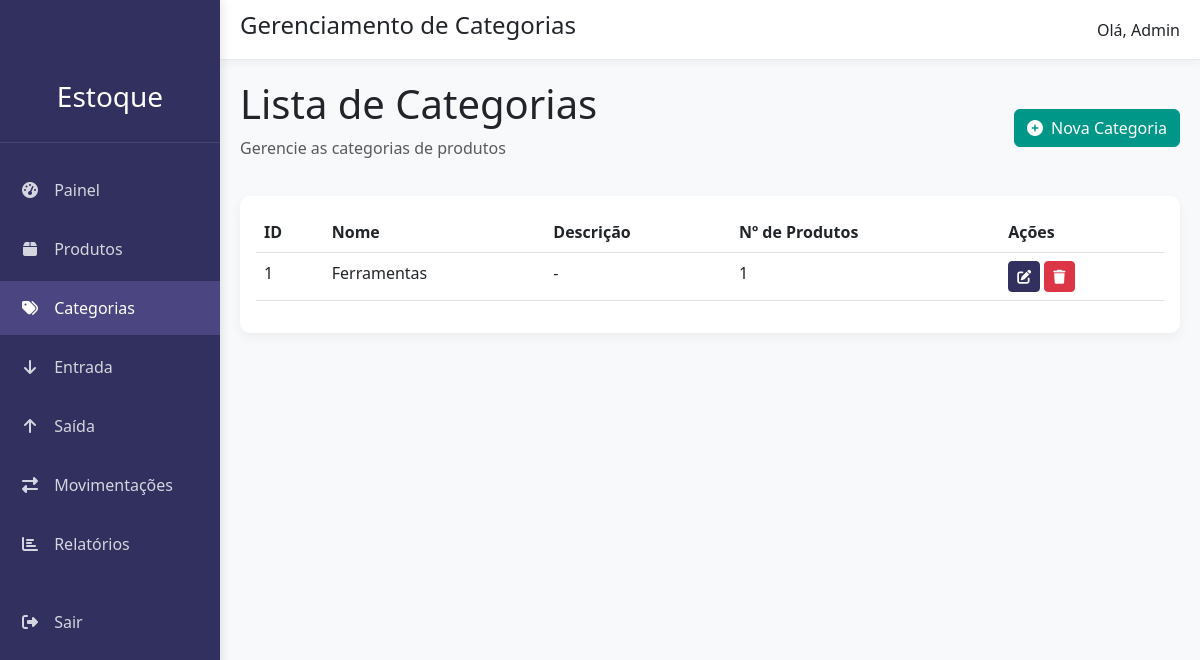
/categorias/ (signed in), run on the app's committed database.
### estoque/models.py (models this page shows, shortened)
class Categoria(models.Model):
    nome = models.CharField("Nome", max_length=100, unique=True)
    descricao = models.TextField("Descrição", blank=True, null=True)
    class Meta:
        verbose_name = 'Categoria'
        verbose_name_plural = 'Categorias'
        ordering = ['nome']

### estoque/views.py (the view)
# urls.py: path('categorias/', views.lista_categorias, name='lista_categorias'),
@login_required
def lista_categorias(request):
    categorias = Categoria.objects.all()
    context = {'categorias': categorias}
    return render(request, 'estoque/lista_categorias.html', context)

### templates/estoque/lista_categorias.html (shortened to what this page needs)
{% extends 'base.html' %}
{% block page_title %}Gerenciamento de Categorias{% endblock %}
{% block content %}
<div class="content-header d-flex justify-content-between align-items-center">
    <div>
        <h1>Lista de Categorias</h1>
        <p class="text-muted">Gerencie as categorias de produtos</p>
    </div>
    <a href="{% url 'criar_categoria' %}" class="btn btn-success">
        <i class="fas fa-plus-circle me-2"></i>Nova Categoria
    </a>
</div>
<div class="card">
    <div class="card-body">
        <div class="table-responsive">
            <table class="table table-hover">
                <thead>
                    <tr>
                        <th>ID</th>
                        <th>Nome</th>
                        <th>Descrição</th>
                        <th>Nº de Produtos</th>
                        <th>Ações</th>
                    </tr>
                </thead>
                <tbody>
                    {% for categoria in categorias %}
                    <tr>
                        <td>{{ categoria.id }}</td>
                        <td>{{ categoria.nome }}</td>
                        <td>{{ categoria.descricao|truncatechars:50|default:"-" }}</td>
                        <td>{{ categoria.produtos.count }}</td>
                        <td>
                            <a href="{% url 'editar_categoria' categoria.id %}" class="btn btn-sm btn-primary" title="Editar">
                                <i class="fas fa-edit"></i>
                            </a>
                            <a href="{% url 'excluir_categoria' categoria.id %}" class="btn btn-sm btn-danger" title="Excluir">
                                <i class="fas fa-trash"></i>
                            </a>
                        </td>
                    </tr>
                    {% empty %}
                    <tr>
                        <td colspan="5" class="text-center">Nenhuma categoria encontrada</td>
                    </tr>
                    {% endfor %}
                </tbody>
            </table>
        </div>
    </div>
</div>
{% endblock %}

### templates/base.html (shortened to what this page needs)
<!DOCTYPE html>
<html lang="pt-br">
<head>
    <link href="https://cdn.jsdelivr.net/npm/bootstrap@5.3.0/dist/css/bootstrap.min.css" rel="stylesheet">
    <link rel="stylesheet" href="https://cdnjs.cloudflare.com/ajax/libs/font-awesome/6.4.0/css/all.min.css">
</head>
<body>
    <div class="sidebar" id="sidebar">
        <div class="sidebar-header">
            <h3>Estoque</h3>
        </div>
        <ul class="sidebar-menu">
            <li><a href="{% url 'inicio' %}" class="{% if request.path == '/' %}active{% endif %}">
                <i class="fas fa-tachometer-alt"></i> Painel
            </a></li>
            <li><a href="{% url 'lista_produtos' %}" class="{% if '/produtos/' in request.path %}active{% endif %}">
                <i class="fas fa-box"></i> Produtos
            </a></li>
            <li><a href="{% url 'lista_categorias' %}" class="{% if '/categorias/' in request.path %}active{% endif %}">
                <i class="fas fa-tags"></i> Categorias
            </a></li>
            <li><a href="{% url 'entrada_estoque' %}" class="{% if '/movimentacoes/entrada/' in request.path %}active{% endif %}">
                <i class="fas fa-arrow-down"></i> Entrada
            </a></li>
            <li><a href="{% url 'saida_estoque' %}" class="{% if '/movimentacoes/saida/' in request.path %}active{% endif %}">
                <i class="fas fa-arrow-up"></i> Saída
            </a></li>
            <li><a href="{% url 'lista_movimentacoes' %}" class="{% if '/movimentacoes/' in request.path and not '/entrada/' in request.path and not '/saida/' in request.path %}active{% endif %}">
                <i class="fas fa-exchange-alt"></i> Movimentações
            </a></li>
            <li><a href="{% url 'relatorio_estoque' %}" class="{% if '/relatorios/' in request.path %}active{% endif %}">
                <i class="fas fa-chart-bar"></i> Relatórios
            </a></li>
            {% if user.is_authenticated %}
                <li class="mt-4"><a href="{% url 'logout' %}">
                    <i class="fas fa-sign-out-alt"></i> Sair
                </a></li>
            {% endif %}
        </ul>
    </div>
    <div class="topbar">
        <div>
            <h4>{% block page_title %}Controle de Estoque{% endblock %}</h4>
        </div>
        {% if user.is_authenticated %}
            <span>Olá, {{ user.username }}</span>
        {% endif %}
    </div>
    <div class="content-wrapper">
        {% block content %}{% endblock %}
    </div>
</body>
</html>

### templates/base.html (style rules this page uses)
:root { --sidebar-width: 220px; --topbar-height: 60px; --primary-color: #31305E; --secondary-color: #4B4582; --accent-color: #009688; }
body { font-family: 'Segoe UI', sans-serif; background-color: #f8f9fa; }
.sidebar { position: fixed; top: 0; left: 0; height: 100vh; width: var(--sidebar-width); background-color: var(--primary-color); color: white; padding-top: var(--topbar-height); z-index: 100; box-shadow: 2px 0 10px rgba(0, 0, 0, 0.1); }
.sidebar-header { padding: 20px; text-align: center; border-bottom: 1px solid rgba(255, 255, 255, 0.1); margin-bottom: 20px; }
.sidebar-menu { list-style: none; padding: 0; margin: 0; }
.sidebar-menu li { margin-bottom: 5px; }
.sidebar-menu a { display: block; padding: 15px 20px; color: rgba(255, 255, 255, 0.8); text-decoration: none; transition: all 0.3s; }
.sidebar-menu a:hover, .sidebar-menu a.active { background-color: var(--secondary-color); color: white; }
.sidebar-menu i { margin-right: 10px; width: 20px; text-align: center; }
.topbar { position: fixed; top: 0; left: var(--sidebar-width); right: 0; height: var(--topbar-height); background-color: white; border-bottom: 1px solid #eaeaea; display: flex; justify-content: space-between; align-items: center; padding: 0 20px; z-index: 50; box-shadow: 0 2px 10px rgba(0, 0, 0, 0.05); }
.content-wrapper { margin-left: var(--sidebar-width); margin-top: var(--topbar-height); padding: 20px; min-height: calc(100vh - var(--topbar-height)); }
.content-header { margin-bottom: 20px; }
.card { border-radius: 10px; box-shadow: 0 4px 12px rgba(0, 0, 0, 0.05); border: none; margin-bottom: 20px; }
.btn-primary { background-color: var(--primary-color); border-color: var(--primary-color); }
.btn-success { background-color: var(--accent-color); border-color: var(--accent-color); }

### data on the page
Categoria: id "1", nome "Ferramentas", descricao "-", produtos.count "1"

### other printed values
{{ user.username }} "Admin"
